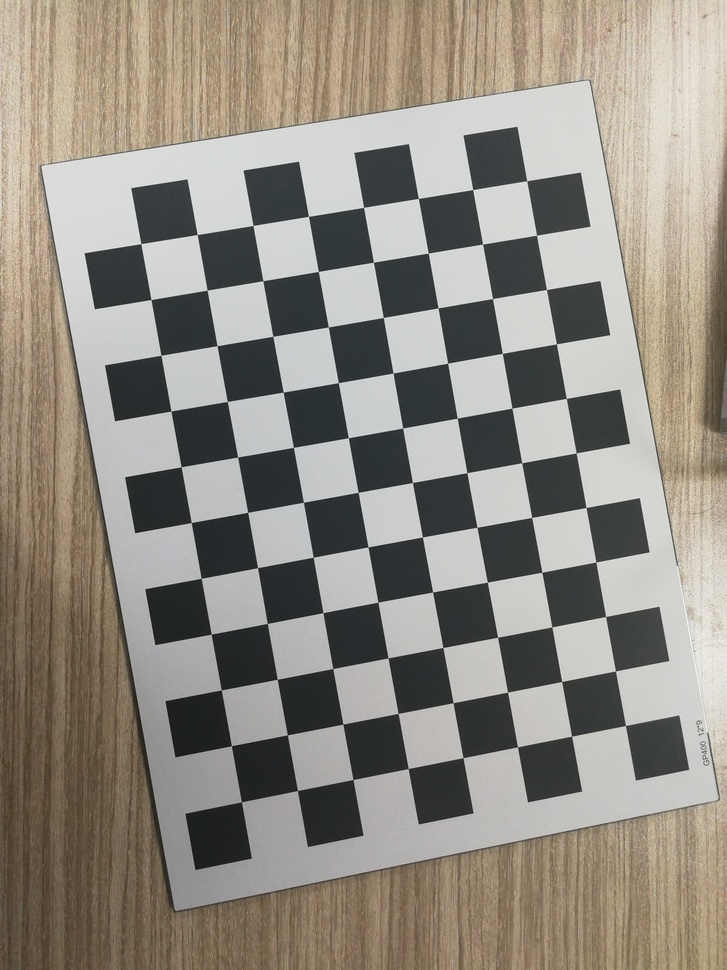
#> input picture image/1.jpg, 727 x 970 px, shrunk from 2976 x 3968 before the run; its folder holds only this picture in this run
$ python pose_estimation.py
#> lines starting #> are read from the running program, lines starting #| are printed output that depends on the picture; after the words box and inside, x2 and y2 are one past the last pixel; in counts of white or black regions, pixels touching at a corner belong together
# -*- coding: utf-8 -*-
"""
 author: weihuan
 date: 2020/9/12  9:57
"""

import cv2
import numpy as np
import glob

# Load previously saved data
with np.load('B.npz') as X:
#> (reads B.npz from the repository)
    mtx, dist, _, _ = [X[i] for i in ('mtx','dist','rvecs','tvecs')]

# [9 lines of commented-out code are left out]
def draw(img, corners, imgpts):
    imgpts = np.int32(imgpts).reshape(-1,2)

    # draw ground floor in green
    img = cv2.drawContours(img, [imgpts[:4]],-1,(0,255,0),-3)

    # draw pillars in blue color
    for i,j in zip(range(4),range(4,8)):
        img = cv2.line(img, tuple(imgpts[i]), tuple(imgpts[j]),(255),3)

    # draw top layer in red color
    img = cv2.drawContours(img, [imgpts[4:]],-1,(0,0,255),3)

    return img

criteria = (cv2.TERM_CRITERIA_EPS + cv2.TERM_CRITERIA_MAX_ITER, 30, 0.001)

# 出现rvecs, tvecs, inliers = cv2.solvePnPRansac(objp, corners2, mtx, dist返回参数不匹配
# 报错，参考下面链接解决
# https://blog.csdn.net/space_station/article/details/82591199
objp = np.zeros((11*8,1,3), np.float32)
objp[:,:,:2] = np.mgrid[0:11,0:8].T.reshape(-1,1,2)

# Render a Cube
# axis = np.float32([[3,0,0], [0,3,0], [0,0,-3]]).reshape(-1,3)
axis = np.float32([[0,0,0], [0,3,0], [3,3,0], [3,0,0],
                   [0,0,-3],[0,3,-3],[3,3,-3],[3,0,-3] ])

for fname in glob.glob('image\*.jpg'):
    img = cv2.imread(fname)
#> img is the input picture: shape (970, 727, 3); mean B, G, R 129.9, 139.3, 145
    gray = cv2.cvtColor(img,cv2.COLOR_BGR2GRAY)
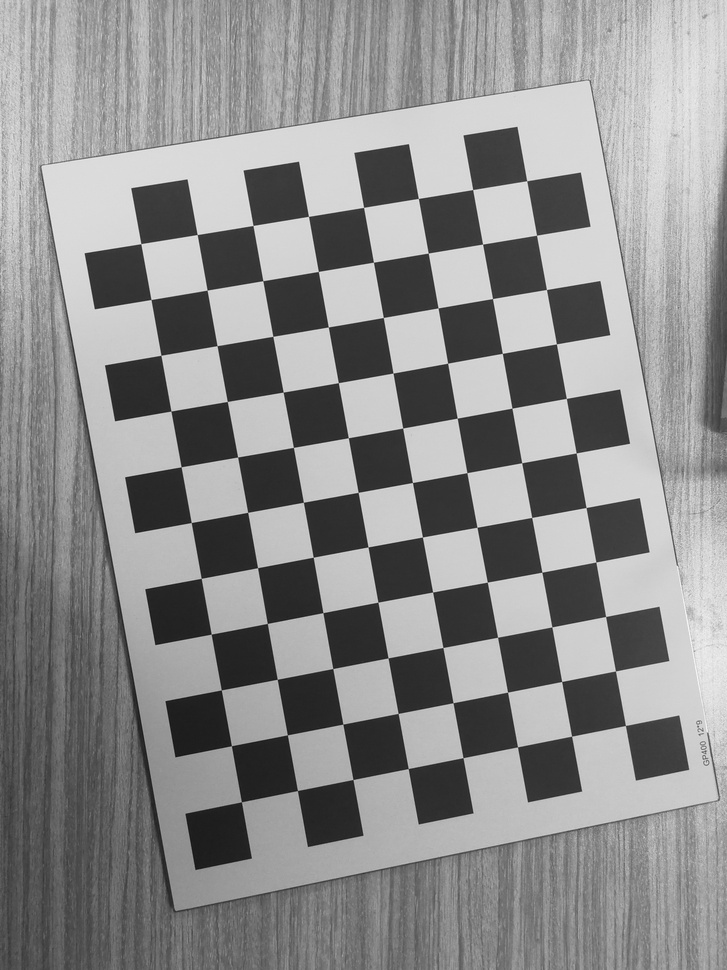
#> gray: shape (970, 727); min 17, max 247, mean 139.9
    # ret, corners = cv2.findChessboardCorners(gray, (7,6),None)
    ret, corners = cv2.findChessboardCorners(gray, (11,8),None)
#> ret = True; corners = 88 rows, first 8: [241.4, 801.8], [231.4, 745.7], [221.3, 689.9], [211.2, 634.1], [201.2, 578.3], [191.3, 522.5], [181.1, 466.8], [171, 411]

    if ret == True:
        corners2 = cv2.cornerSubPix(gray,corners,(11,11),(-1,-1),criteria)
#> corners2 = 88 rows, first 8: [241.4, 801.8], [231.4, 745.7], [221.3, 689.9], [211.2, 634.2], [201.2, 578.3], [191.3, 522.5], [181.1, 466.8], [170.9, 411.1]

        # Find the rotation and translation vectors.
        # print(cv2.solvePnPRansac(objp, corners2, mtx, dist))
        # input()
        _,rvecs, tvecs, inliers= cv2.solvePnPRansac(objp, corners2, mtx, dist)
#> rvecs = [-0.165, -0.162, -1.74]; tvecs = [-1.71, 9.76, 7.52]; inliers = 55 values from 5 to 87

        # project 3D points to image plane
        imgpts, jac = cv2.projectPoints(axis, rvecs, tvecs, mtx, dist)
#> imgpts = [[320, 318.6], [365.3, 473.7], [375.1, 594.2], [216.9, 602], [2480.4, -10859], [-503.4, -5864.3], [375.4, 591.3], [282.2, 381.9]]

        img = draw(img,corners2,imgpts)
#> in draw, `imgpts = np.int32(imgpts).reshape(-1,2)`: imgpts = [[320, 318], [365, 473], [375, 594], [216, 602], [2480, -10858], [-503, -5864], [375, 591], [282, 381]]
#> in draw, `img = cv2.drawContours(img, [imgpts[:4]],-1,(0,255,0),-3)`:
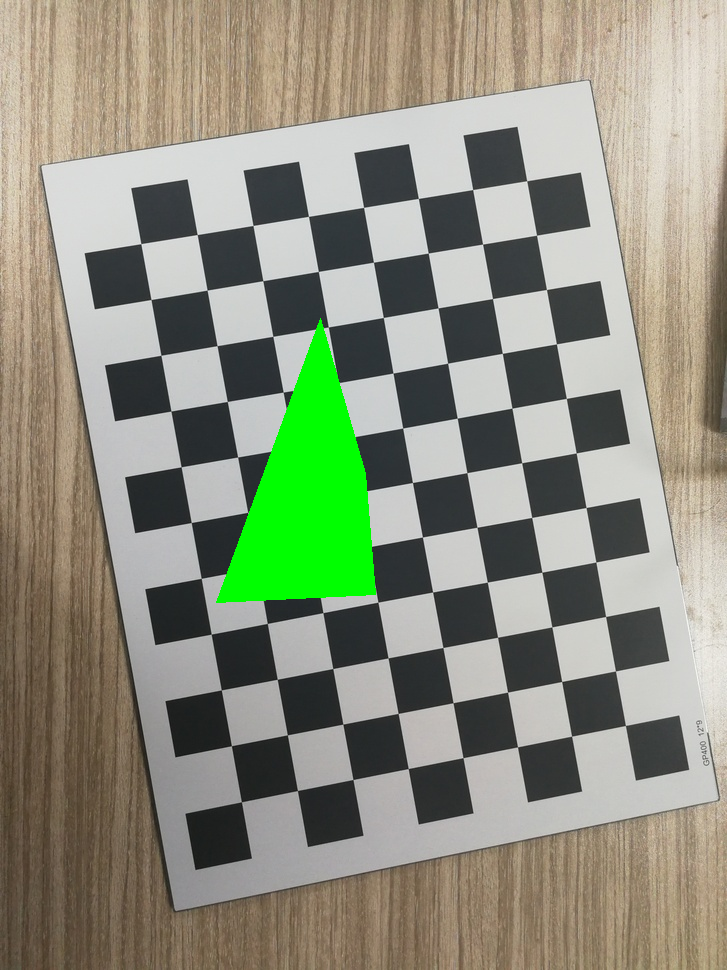
#> img: shape (970, 727, 3); 3.47% of pixels changed, all inside (x1, y1, x2, y2) = (216, 318, 376, 603)
#> the loop in draw, `for i,j in zip(range(4),range(4,8)):` made 4 passes
#> pass 1, in draw, `img = cv2.line(img, tuple(imgpts[i]), tuple(imgpts[j]),(255),3)`:
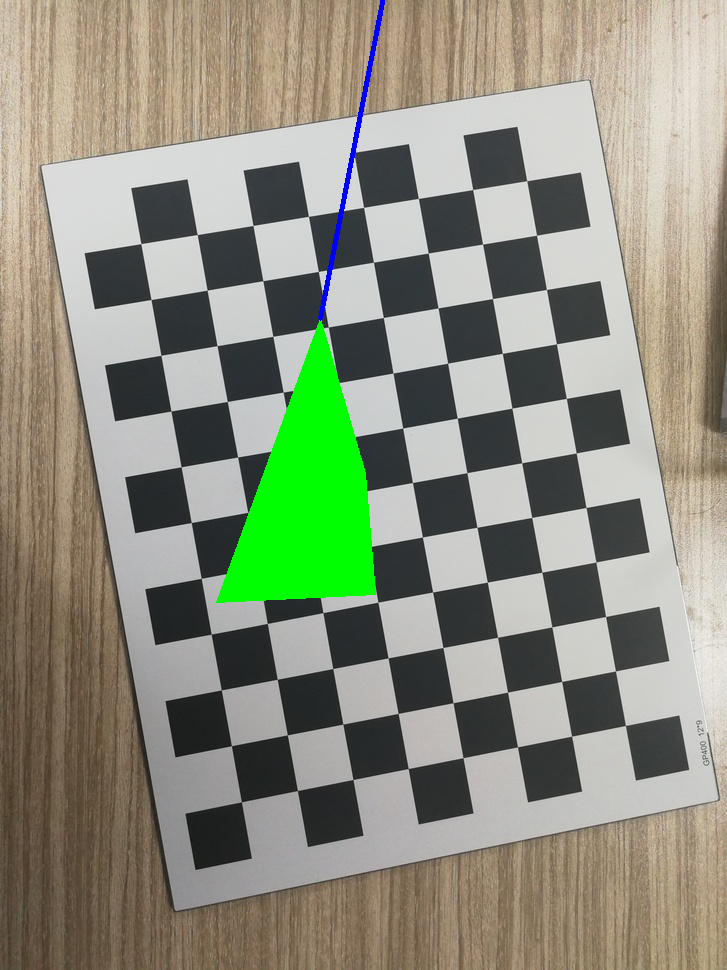
#> img: shape (970, 727, 3); 0.23% of pixels changed, all inside (x1, y1, x2, y2) = (318, 0, 385, 321)
#> pass 2, in draw, `img = cv2.line(img, tuple(imgpts[i]), tuple(imgpts[j]),(255),3)`:
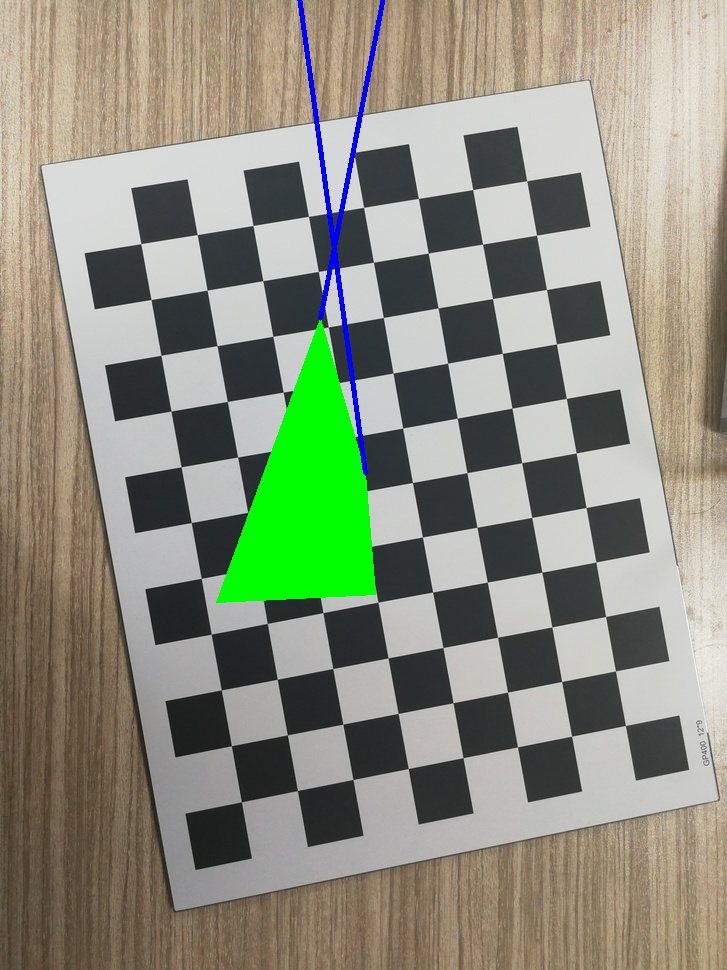
#> img: shape (970, 727, 3); 0.33% of pixels changed, all inside (x1, y1, x2, y2) = (297, 0, 368, 476)
#> after the loop in draw, `for i,j in zip(range(4),range(4,8)):`:
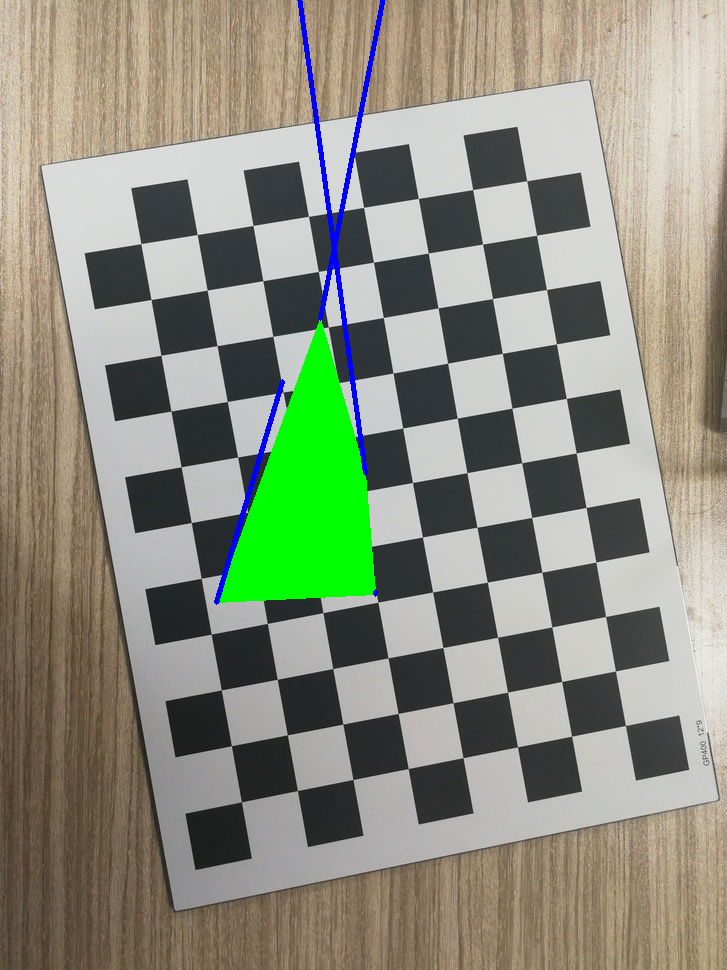
#> img: shape (970, 727, 3); mean B, G, R 126.5, 142.8, 139.8
#> in draw, `img = cv2.drawContours(img, [imgpts[4:]],-1,(0,0,255),3)`:
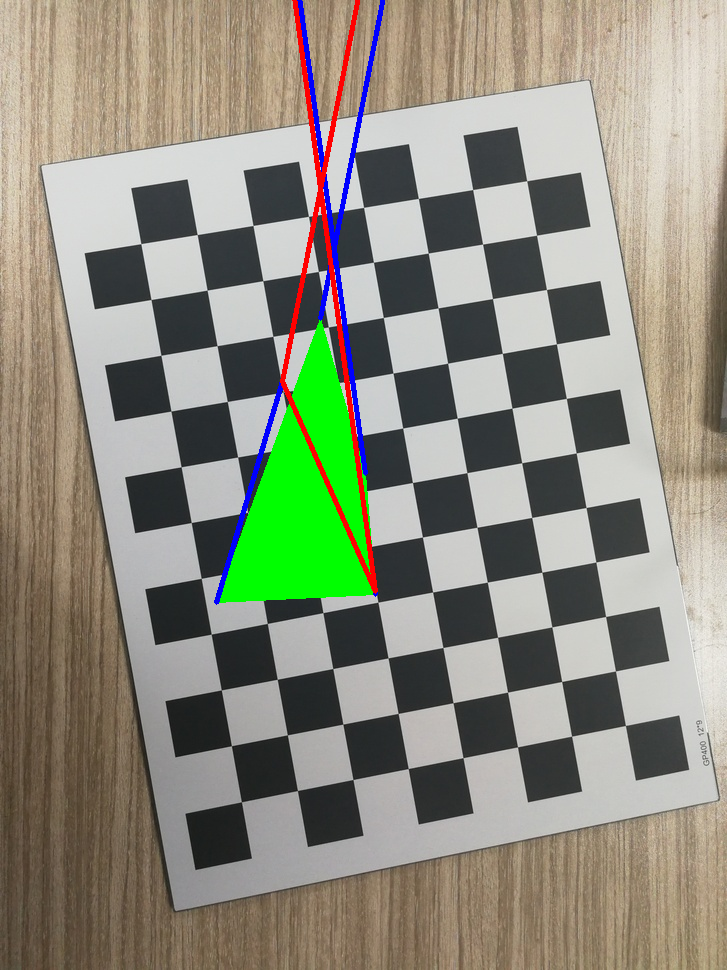
#> img: shape (970, 727, 3); 0.85% of pixels changed, all inside (x1, y1, x2, y2) = (280, 0, 378, 594)
        cv2.namedWindow('demo', 0)
        cv2.imshow('demo',img)
        # cv2.imshow('img',img)
        k = cv2.waitKey(0) & 0xff
#> (key Esc is pressed here)
        if k == 's':
            cv2.imwrite(fname[:6]+'.png', img)

cv2.destroyAllWindows()
